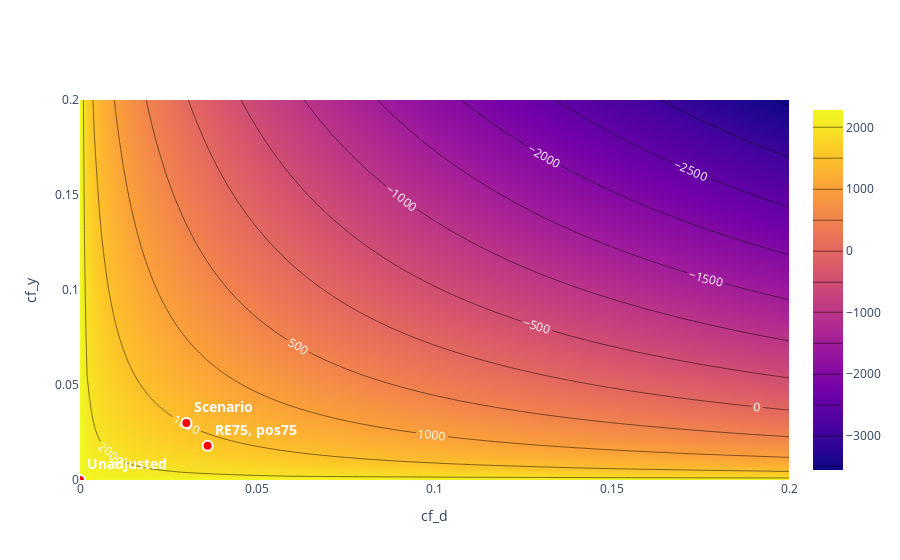

Notebook code for this chart:
### Code cell
bench_results_restricted = dml_plr_restricted.sensitivity_benchmark(bench_set)
print(bench_results_restricted)


benchmarks_dict = {'cf_d' : bench_results_restricted['cf_d'].astype(float).round(3).tolist(),
                   'cf_y' : bench_results_restricted['cf_y'].astype(float).round(3).tolist(),
                   'name' : ['RE75, pos75']}



contour_restricted = dml_plr_restricted.sensitivity_plot(grid_bounds = (0.2, 0.2), benchmarks = benchmarks_dict)
contour_restricted.show()

### Figure 1 — Plotly figure (JSON) as saved in the notebook; plotly's stock layout.template omitted (floating-point values rounded to 4 significant figures; data arrays with more than 128 entries replaced by an {"elided": "..."} marker saying what was removed)
{"data": [{"contours": {"coloring": "heatmap", "labelfont": {"color": "white", "size": 12}, "showlabels": true}, "hovertemplate": "cf_d: %{x:.3f}<br>cf_y : %{y:.3f}</b><br>Bound: %{z:.3f}</b>", "name": "Contour", "type": "contour", "x": [0, 0.00202, 0.00404, 0.006061, 0.008081, 0.0101, 0.01212, 0.01414, 0.01616, 0.01818, 0.0202, 0.02222, 0.02424, 0.02626, 0.02828, 0.0303, 0.03232, 0.03434, 0.03636, 0.03838, 0.0404, 0.04242, 0.04444, 0.04646, 0.04848, 0.05051, 0.05253, 0.05455, 0.05657, 0.05859, 0.06061, 0.06263, 0.06465, 0.06667, 0.06869, 0.07071, 0.07273, 0.07475, 0.07677, 0.07879, 0.08081, 0.08283, 0.08485, 0.08687, 0.08889, 0.09091, 0.09293, 0.09495, 0.09697, 0.09899, 0.101, 0.103, 0.1051, 0.1071, 0.1091, 0.1111, 0.1131, 0.1152, 0.1172, 0.1192, 0.1212, 0.1232, 0.1253, 0.1273, 0.1293, 0.1313, 0.1333, 0.1354, 0.1374, 0.1394, 0.1414, 0.1434, 0.1455, 0.1475, 0.1495, 0.1515, 0.1535, 0.1556, 0.1576, 0.1596, 0.1616, 0.1636, 0.1657, 0.1677, 0.1697, 0.1717, 0.1737, 0.1758, 0.1778, 0.1798, 0.1818, 0.1838, 0.1859, 0.1879, 0.1899, 0.1919, 0.1939, 0.196, 0.198, 0.2], "y": [0, 0.00202, 0.00404, 0.006061, 0.008081, 0.0101, 0.01212, 0.01414, 0.01616, 0.01818, 0.0202, 0.02222, 0.02424, 0.02626, 0.02828, 0.0303, 0.03232, 0.03434, 0.03636, 0.03838, 0.0404, 0.04242, 0.04444, 0.04646, 0.04848, 0.05051, 0.05253, 0.05455, 0.05657, 0.05859, 0.06061, 0.06263, 0.06465, 0.06667, 0.06869, 0.07071, 0.07273, 0.07475, 0.07677, 0.07879, 0.08081, 0.08283, 0.08485, 0.08687, 0.08889, 0.09091, 0.09293, 0.09495, 0.09697, 0.09899, 0.101, 0.103, 0.1051, 0.1071, 0.1091, 0.1111, 0.1131, 0.1152, 0.1172, 0.1192, 0.1212, 0.1232, 0.1253, 0.1273, 0.1293, 0.1313, 0.1333, 0.1354, 0.1374, 0.1394, 0.1414, 0.1434, 0.1455, 0.1475, 0.1495, 0.1515, 0.1535, 0.1556, 0.1576, 0.1596, 0.1616, 0.1636, 0.1657, 0.1677, 0.1697, 0.1717, 0.1737, 0.1758, 0.1778, 0.1798, 0.1818, 0.1838, 0.1859, 0.1879, 0.1899, 0.1919, 0.1939, 0.196, 0.198, 0.2], "z": {"elided": "100x100 float values"}}, {"hovertemplate": "cf_d: %{x:.3f}<br>cf_y : %{y:.3f}</b><br>Bound: 1487.963</b>", "marker": {"color": "red", "line": {"color": "white", "width": 2}, "size": 10}, "mode": "markers+text", "name": "Scenario", "showlegend": false, "text": ["<b>Scenario</b>"], "textfont": {"color": "white", "size": 14}, "textposition": "top right", "type": "scatter", "x": [0.03], "y": [0.03]}, {"hovertemplate": "cf_d: %{x:.3f}<br>cf_y : %{y:.3f}</b><br>Bound: 2283.652</b>", "marker": {"color": "red", "line": {"color": "white", "width": 2}, "size": 10}, "mode": "markers+text", "name": "Unadjusted", "showlegend": false, "text": ["<b>Unadjusted</b>"], "textfont": {"color": "white", "size": 14}, "textposition": "top right", "type": "scatter", "x": [0], "y": [0]}, {"customdata": [[1809.0]], "hovertemplate": "cf_d: %{x:.3f}<br>cf_y : %{y:.3f}</b><br>Bound: %{customdata[0]:.3f}</b>", "marker": {"color": "red", "line": {"color": "white", "width": 2}, "size": 10}, "mode": "markers+text", "name": "Benchmarks", "showlegend": false, "text": ["<b>RE75, pos75</b>"], "textfont": {"color": "white", "size": 14}, "textposition": "top right", "type": "scatter", "x": [0.036], "y": [0.018]}], "layout": {"title": {}, "xaxis": {"range": [0, 0.2], "title": {"text": "cf_d"}}, "yaxis": {"range": [0, 0.2], "title": {"text": "cf_y "}}}}
